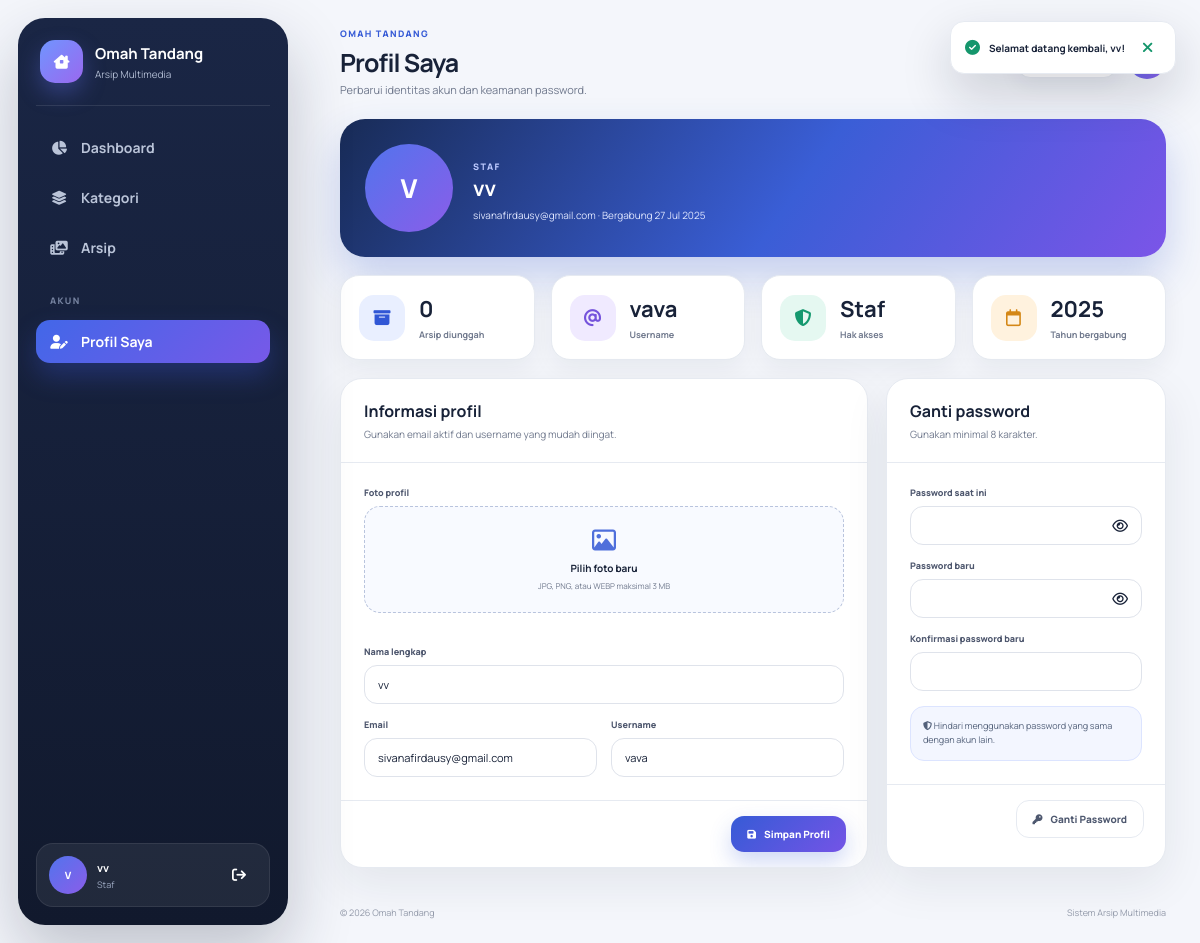
Screenshot of /build/pages/profile.php (signed in) with the database file from the repository.
### tables this page shows
CREATE TABLE `users` (
  `id` int NOT NULL,
  `nama` varchar(50) NOT NULL,
  `email` varchar(100) NOT NULL,
  `role` enum('kabag','staff') NOT NULL,
  `username` varchar(50) NOT NULL,
  `password` varchar(255) NOT NULL,
  `created` timestamp NOT NULL DEFAULT CURRENT_TIMESTAMP,
  `foto_profile` varchar(255) DEFAULT NULL
);

### build/pages/auth.php (called while the page is built, shortened)
<?php
function e($value): string { return htmlspecialchars((string)$value, ENT_QUOTES, 'UTF-8'); }
function format_date_id(?string $date,bool $time=false): string {
    $m=[1=>'Jan',2=>'Feb',3=>'Mar',4=>'Apr',5=>'Mei',6=>'Jun',7=>'Jul',8=>'Agu',9=>'Sep',10=>'Okt',11=>'Nov',12=>'Des'];
    $t=strtotime($date); $out=date('d',$t).' '.$m[(int)date('n',$t)].' '.date('Y',$t);
    return $time?$out.', '.date('H:i',$t):$out;
}
function initials(string $name): string {
    $parts=preg_split('/\s+/',trim($name))?:[]; $out='';
    foreach(array_slice($parts,0,2) as $p){
        $char=function_exists('mb_substr')?mb_substr($p,0,1):substr($p,0,1);
        $out.=function_exists('mb_strtoupper')?mb_strtoupper($char):strtoupper($char);
    }
    return $out?:'U';
}
function avatar_src(?string $file): ?string {
    if(!$file)return null; $name=basename($file); $path=__DIR__.'/uploads/profile/'.$name;
    return is_file($path)?'uploads/profile/'.rawurlencode($name):null;
}
?>

### build/pages/profile.php (the view, shortened to what this page needs)
<?php
require_once __DIR__.'/auth.php';
require_once __DIR__.'/partials/layout.php';
$userId=(int)$_SESSION['id'];
$q=$koneksi->prepare('SELECT id,nama,email,role,username,created,foto_profile FROM users WHERE id=?');$q->bind_param('i',$userId);$q->execute();$user=$q->get_result()->fetch_assoc();if(!$user){$_SESSION=[];session_destroy();redirect('index.php');}
$archiveCount=0;$q=$koneksi->prepare('SELECT COUNT(*) total FROM arsip WHERE uploaded_by=?');$q->bind_param('i',$userId);$q->execute();$archiveCount=(int)$q->get_result()->fetch_assoc()['total'];
$avatar=avatar_src($user['foto_profile']);
render_app_start('Profil Saya','Perbarui identitas akun dan keamanan password.','profile.php'); ?>
<section class="profile-hero"><span class="avatar avatar-lg"><?php if($avatar):?><img src="<?=e($avatar)?>" alt="Foto profil"><?php else:?><?=e(initials($user['nama']))?><?php endif;?></span><div><span class="hero-kicker"><?=e($user['role']==='kabag'?'Kepala Bagian':'Staf')?></span><h2><?=e($user['nama'])?></h2><p><?=e($user['email'])?> · Bergabung <?=e(format_date_id($user['created']))?></p></div></section>
<section class="stats-grid"><article class="stat-card"><span class="stat-icon blue"><i class="fa-solid fa-box-archive"></i></span><div class="stat-copy"><strong><?=$archiveCount?></strong><span>Arsip diunggah</span></div></article><article class="stat-card"><span class="stat-icon purple"><i class="fa-solid fa-at"></i></span><div class="stat-copy"><strong><?=e($user['username'])?></strong><span>Username</span></div></article><article class="stat-card"><span class="stat-icon green"><i class="fa-solid fa-shield-halved"></i></span><div class="stat-copy"><strong><?=e($user['role']==='kabag'?'Kabag':'Staf')?></strong><span>Hak akses</span></div></article><article class="stat-card"><span class="stat-icon orange"><i class="fa-regular fa-calendar"></i></span><div class="stat-copy"><strong><?=date('Y',strtotime($user['created']))?></strong><span>Tahun bergabung</span></div></article></section>
<section class="content-grid">
<article class="panel"><header class="panel-header"><div class="panel-title"><h2>Informasi profil</h2><p>Gunakan email aktif dan username yang mudah diingat.</p></div></header><form method="post" enctype="multipart/form-data" data-submit-lock><?=csrf_field()?><input type="hidden" name="action" value="update_profile"><div class="panel-body"><div class="form-grid"><div class="field field-full"><label>Foto profil</label><div class="upload-zone"><input type="file" name="foto_profile" accept=".jpg,.jpeg,.png,.webp" data-file-input="profilePreview"><i class="fa-regular fa-image"></i><strong>Pilih foto baru</strong><span>JPG, PNG, atau WEBP maksimal 3 MB</span></div><div class="upload-preview" id="profilePreview"></div></div><div class="field field-full"><label>Nama lengkap</label><input name="nama" value="<?=e($user['nama'])?>" maxlength="50" required></div><div class="field"><label>Email</label><input name="email" type="email" value="<?=e($user['email'])?>" required></div><div class="field"><label>Username</label><input name="username" value="<?=e($user['username'])?>" pattern="[A-Za-z0-9._-]{3,50}" required></div></div></div><footer class="modal-footer"><button class="btn btn-primary" type="submit"><i class="fa-solid fa-floppy-disk"></i> Simpan Profil</button></footer></form></article>
<aside class="panel"><header class="panel-header"><div class="panel-title"><h2>Ganti password</h2><p>Gunakan minimal 8 karakter.</p></div></header><form method="post" data-submit-lock><?=csrf_field()?><input type="hidden" name="action" value="change_password"><div class="panel-body"><div class="field"><label>Password saat ini</label><div class="input-wrap"><input class="input" id="currentPass" name="current_password" type="password" required><button class="icon-btn input-action" type="button" data-password-toggle="currentPass"><i class="fa-regular fa-eye"></i></button></div></div><div class="field" style="margin-top:14px"><label>Password baru</label><div class="input-wrap"><input class="input" id="newPass" name="new_password" type="password" minlength="8" required><button class="icon-btn input-action" type="button" data-password-toggle="newPass"><i class="fa-regular fa-eye"></i></button></div></div><div class="field" style="margin-top:14px"><label>Konfirmasi password baru</label><input name="confirm_password" type="password" minlength="8" required></div><div class="note-box" style="margin-top:15px"><i class="fa-solid fa-shield-halved"></i> Hindari menggunakan password yang sama dengan akun lain.</div></div><footer class="modal-footer"><button class="btn btn-outline" type="submit"><i class="fa-solid fa-key"></i> Ganti Password</button></footer></form></aside>
</section>

### build/assets/css/app.css (style rules this page uses)
:root { --bg:#f4f6fb;--surface:#fff;--text:#182238;--muted:#70798d;--line:#e6eaf1;--primary:#365bd6;--purple:#7454e6;--success:#15966c;--warning:#d48818;--danger:#d83e54;--shadow:0 16px 45px rgba(23,32,51,.08);--radius:22px;--side:270px }
* { box-sizing:border-box }
body { margin:0;background:var(--bg);color:var(--text);font:14px Manrope,Arial,sans-serif }
button,input,textarea,select { font:inherit }
button { cursor:pointer }
.avatar { border-radius:50%;display:inline-grid;place-items:center;background:linear-gradient(135deg,#5274ed,#8a5de9);color:#fff;font-weight:800;overflow:hidden;flex:0 0 auto }
.avatar-lg { width:88px;height:88px;font-size:26px }
.icon-btn { border:0;background:transparent;width:36px;height:36px;border-radius:11px;display:inline-grid;place-items:center;color:inherit }
.hero-kicker { font-size:9px;text-transform:uppercase;letter-spacing:.15em;font-weight:800;color:#becbff }
.stats-grid { display:grid;grid-template-columns:repeat(4,minmax(0,1fr));gap:16px;margin-top:18px }
.stat-card { background:#fff;border:1px solid var(--line);border-radius:19px;padding:18px;display:flex;align-items:center;gap:14px;box-shadow:0 8px 24px rgba(23,32,51,.06) }
.stat-icon { width:46px;height:46px;border-radius:15px;display:grid;place-items:center;font-size:17px }
.stat-icon.blue { background:#e9efff;color:#3157d5 }
.stat-icon.purple { background:#f0eaff;color:#7553dc }
.stat-icon.green { background:#e5f8f1;color:#15996f }
.stat-icon.orange { background:#fff2de;color:#d48716 }
.stat-copy strong,.stat-copy span { display:block }
.stat-copy strong { font-size:22px }
.stat-copy span { font-size:9px;color:var(--muted);margin-top:4px;font-weight:700 }
.content-grid { display:grid;grid-template-columns:minmax(0,1.55fr) minmax(280px,.8fr);gap:18px;margin-top:18px }
.panel { background:#fff;border:1px solid var(--line);border-radius:var(--radius);box-shadow:var(--shadow);overflow:hidden }
.panel-header { padding:21px 23px;display:flex;align-items:center;justify-content:space-between;gap:15px;border-bottom:1px solid var(--line) }
.panel-title h2 { font-size:16px;margin:0 }
.panel-title p { font-size:10px;color:var(--muted);margin:5px 0 0 }
.panel-body { padding:23px }
.btn { border:0;border-radius:13px;padding:11px 16px;display:inline-flex;align-items:center;justify-content:center;gap:8px;font-size:10px;font-weight:800;transition:.2s;white-space:nowrap }
.btn-primary { background:linear-gradient(135deg,var(--primary),var(--purple));color:#fff;box-shadow:0 10px 22px rgba(49,87,213,.23) }
.btn-outline { background:#fff;border:1px solid var(--line);color:#4e586f }
.field { display:flex;flex-direction:column;gap:7px }
.field label { font-size:9px;font-weight:800;color:#4d566d }
.input,.field input,.field textarea,.field select { width:100%;border:1px solid #dfe3eb;border-radius:13px;background:#fff;color:var(--text);padding:11px 13px;outline:0;font-size:11px }
.form-grid { display:grid;grid-template-columns:repeat(2,minmax(0,1fr));gap:14px }
.field-full { grid-column:1/-1 }
.input-wrap { position:relative }
.input-wrap .input { padding-right:43px }
.input-action { position:absolute;right:4px;top:50%;transform:translateY(-50%) }
.profile-hero { background:linear-gradient(125deg,#182b56,#3a5ed6 55%,#7b55e8);border-radius:25px;padding:25px;color:#fff;display:flex;align-items:center;gap:20px;box-shadow:0 20px 40px rgba(48,82,200,.24) }
.profile-hero h2 { font-size:21px;margin:0 }
.profile-hero p { font-size:10px;color:#dfe6ff;margin:6px 0 0 }
.modal-footer { padding:15px 21px;border-top:1px solid var(--line);display:flex;justify-content:flex-end;gap:8px }
.upload-zone { border:1.5px dashed #b9c4dd;border-radius:16px;background:#f8faff;padding:21px;text-align:center;position:relative }
.upload-zone i { font-size:24px;color:#4f6fdb }
.upload-zone strong,.upload-zone span { display:block }
.upload-zone strong { font-size:10px;margin-top:8px }
.upload-zone span { font-size:8px;color:var(--muted);margin-top:5px }
.note-box { background:#f3f6ff;border:1px solid #dce4ff;border-radius:14px;padding:12px;color:#53617a;font-size:9px;line-height:1.6 }

### rows the page displays
users: nama "V", role "STAF", nama "vv", email "sivanafirdausy@gmail.com", created "27 Jul 2025", username "vava", role "Staf", created "2025"

### other values shown
$label "Dashboard Kategori Arsip Profil Saya"
initials($name) "V"
$name "vv"
$role "Staf"
$title "Profil Saya"
$subtitle "Perbarui identitas akun dan keamanan password."
$flash['message'] "Selamat datang kembali, vv!"
$archiveCount "0"
